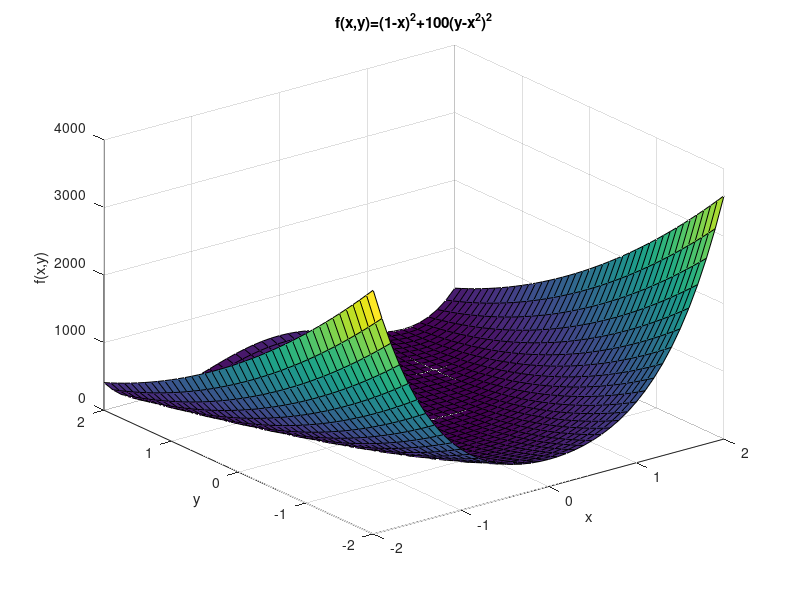
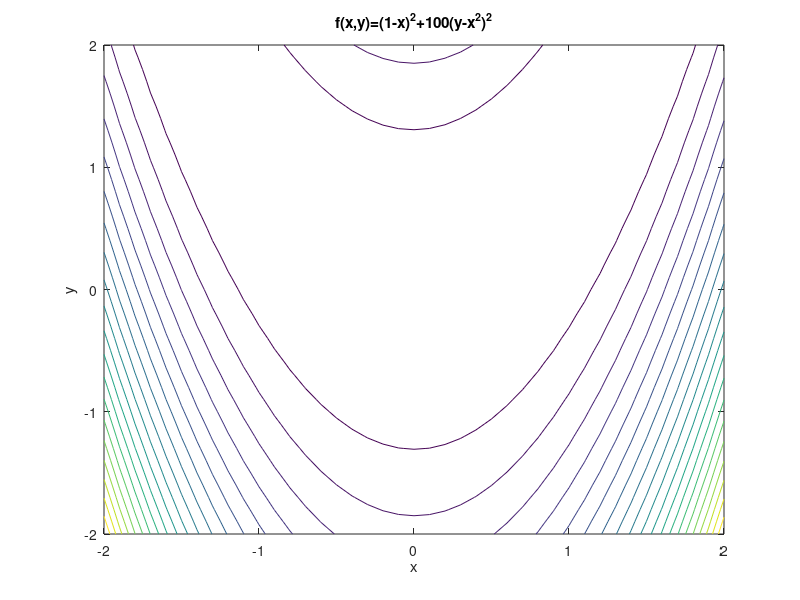

MATLAB code for these plots, in order:
% f(x,y)=(1-x)^2+100(y-x^2)^2
% plot the function
x=-2:0.1:2;
y=-2:0.1:2;
[X,Y]=meshgrid(x,y);
Z=(1-X).^2+100*(Y-X.^2).^2;
figure(1)
surf(X,Y,Z)
xlabel('x')
ylabel('y')
zlabel('f(x,y)')
title('f(x,y)=(1-x)^2+100(y-x^2)^2')

% plot the contour
figure(2)
contour(X,Y,Z,20)
xlabel('x')
ylabel('y')
title('f(x,y)=(1-x)^2+100(y-x^2)^2')
